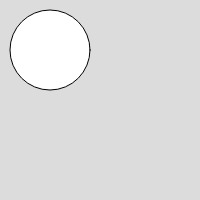
Frame 1 (no input)
Frame 60 (no input): identical to frame 1, image omitted
Frame 120 (the mouse pressed at the canvas centre since frame 60): identical to frame 1, image omitted

The p5.js sketch that drew this single still picture (run headless with seeded random() and noise() and a simulated clock; from frame 60 on, the mouse is pressed at the canvas centre):

// p5.js sketch
// ── sketch.js
function setup() {
	createCanvas(200,200);
	background(220);
	ellipse(50,50,80,80);
}

function draw() {
	
}
